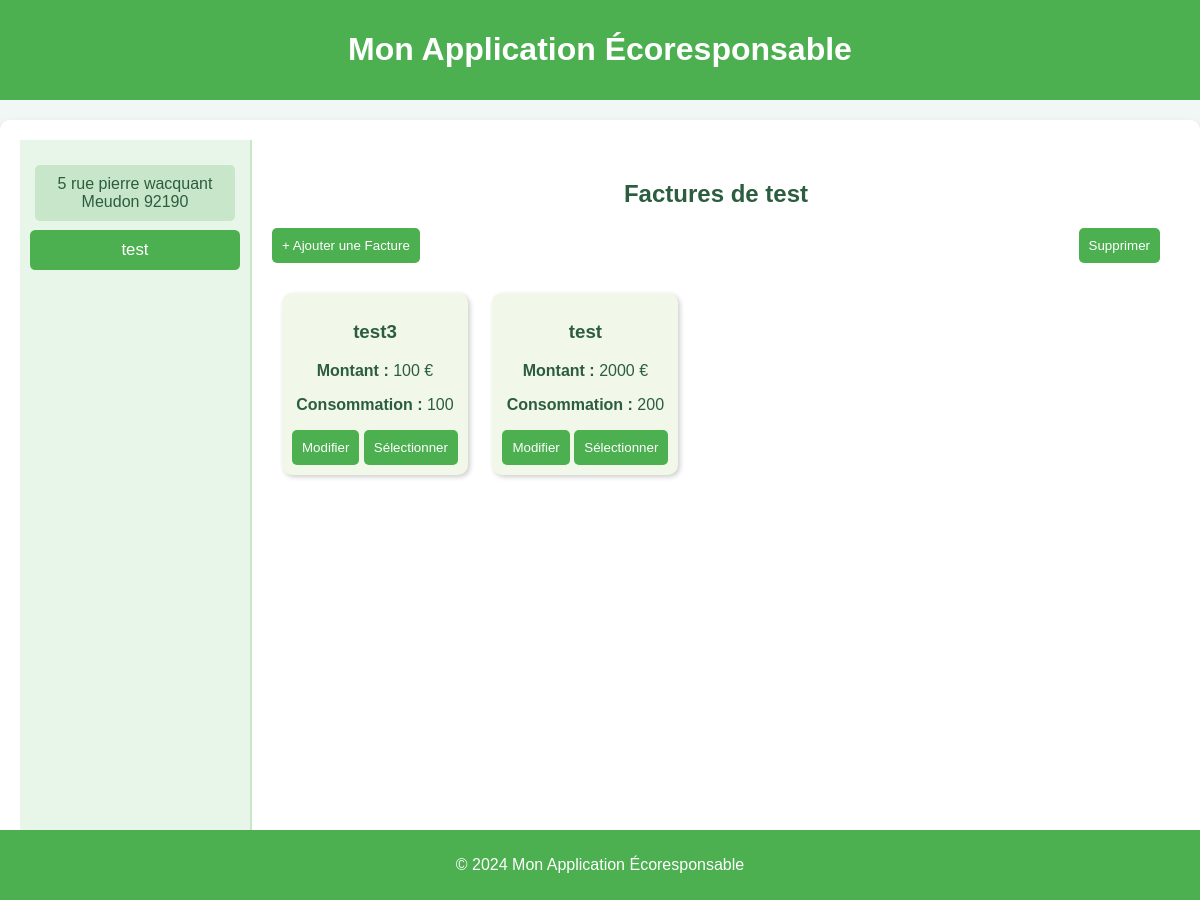
The page /visualiser_factures?id=2 on the database its author committed.
### tables this page shows
CREATE TABLE Housing (
housing_id INTEGER PRIMARY KEY, -- Identifiant unique pour chaque logement
address VARCHAR(255), -- Adresse du logement
phone_number VARCHAR(20), -- NumÃ©ro de contact pour le logement
ip_address VARCHAR(15), -- Adresse IP associÃ©e au logement
insert_date TIMESTAMP DEFAULT CURRENT_TIMESTAMP -- Horodatage de l'ajout de l'enregistrement
);

CREATE TABLE Invoice (
invoice_id INTEGER PRIMARY KEY, -- Identifiant unique pour chaque facture
housing_id INTEGER, -- RÃ©fÃ©rence au logement concernÃ© par la facture
type VARCHAR(100), -- Type de la facture (ex. : eau, Ã©lectricitÃ©)
amount INTEGER, -- Montant de la facture
value INTEGER, -- Valeur de la consommation en ressource
insert_date TIMESTAMP DEFAULT CURRENT_TIMESTAMP, -- Horodatage de l'ajout de l'enregistrement de la facture
FOREIGN KEY (housing_id) REFERENCES Housing(housing_id) -- Lien entre la facture et un logement spÃ©cifique
);

### main.py (the view)
@app.get("/visualiser_factures", response_class=HTMLResponse)
def visualiser_factures(request: Request, id: int = 1):
    conn = get_db_connection()
    logements = conn.execute("SELECT housing_id, address FROM Housing").fetchall()
    selected_logement = conn.execute("SELECT address FROM Housing WHERE housing_id = ?", (id,)).fetchone()
    factures = conn.execute("SELECT * FROM Invoice WHERE housing_id = ?", (id,)).fetchall()
    conn.close()
    return templates.TemplateResponse("visualiser_factures.html", {
        "request": request,
        "logements": logements,
        "factures": factures,
        "selected_id": id,
        "selected_logement_address": selected_logement["address"] if selected_logement else "Logement par Défaut"
    })

### templates/visualiser_factures.html (shortened to what this page needs)
{% extends "layout.html" %}
{% block content %}
<div class="container">
    <div class="menu">
        {% for logement in logements %}
        <div class="menu-item {% if selected_id == logement.housing_id %}active{% endif %}"
             onclick="location.href='?id={{ logement.housing_id }}'">
            {{ logement.address }}
        </div>
        {% endfor %}
    </div>
    <div class="content">
        <h2>Factures de {{ selected_logement_address or 'Logement par Défaut' }}</h2>
        <div class="actions">
            <button class="btn" onclick="openAddModal()">+ Ajouter une Facture</button>
            <button class="btn" onclick="deleteSelected()">Supprimer</button>
        </div>
        {% if factures %}
        {% for facture in factures %}
        <div class="tile" id="tile-{{ facture.invoice_id }}">
            <h3>{{ facture.type }}</h3>
            <p><strong>Montant :</strong> {{ facture.amount }} €</p>
            <p><strong>Consommation :</strong> {{ facture.value }}</p>
            <div style="margin-top: 10px;">
                <button class="btn" onclick="openEditModal('{{ facture.invoice_id }}', '{{ facture.type }}', '{{ facture.amount }}', '{{ facture.value }}')">Modifier</button>
                <button class="btn" onclick="toggleSelection('{{ facture.invoice_id }}')">Sélectionner</button>
            </div>
        </div>
        {% endfor %}
        {% else %}
        <p>Aucune facture trouvée pour ce logement.</p>
        {% endif %}
    </div>
</div>
{% endblock %}

### templates/layout.html (style rules this page uses)
body { font-family: Arial, sans-serif; margin: 0; padding: 0; background-color: #f0f7f4; color: #2c5d3f; }
h1, h2 { text-align: center; }
.btn { background-color: #4caf50; color: white; border: none; border-radius: 5px; padding: 10px 20px; cursor: pointer; }

### templates/visualiser_factures.html (style rules this page uses)
.container { display: flex; height: 90vh; }
.menu { width: 200px; background-color: #e8f5e9; padding: 15px; border-right: 2px solid #c8e6c9; }
.menu-item { background-color: #c8e6c9; padding: 10px; margin: 10px 0; text-align: center; border-radius: 5px; cursor: pointer; transition: transform 0.3s, background 0.3s; }
.menu-item:hover, .menu-item.active { background-color: #4caf50; color: white; transform: scale(1.05); }
.content { flex: 1; padding: 20px; }
.actions { margin-bottom: 20px; display: flex; justify-content: space-between; }
.btn { background-color: #4caf50; color: white; border: none; padding: 10px; border-radius: 5px; cursor: pointer; transition: transform 0.2s; }
.tile { display: inline-block; background-color: #f1f8e9; border-radius: 10px; padding: 10px; margin: 10px; box-shadow: 2px 2px 5px rgba(0, 0, 0, 0.2); text-align: center; transition: transform 0.3s; }

### rows shown on the page
Housing: address "5 rue pierre wacquant Meudon 92190"
Housing: address "test"
Invoice: type "test3", amount "100", value "100"
Invoice: type "test", amount "2000", value "200"
